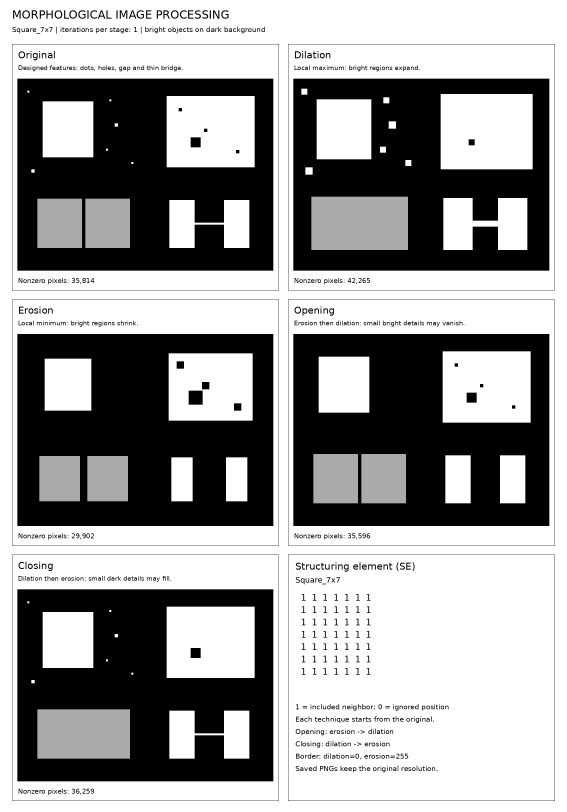
#> input picture Assignment3/morphology_assignment_1002/morphology_assignment/output/comparison.png, 1700 x 2434 px (shown at 1/3 size)
$ python main.py --input output/comparison.png
#> lines starting #> are read from the running program, lines starting #| are printed output that depends on the picture
"""Morphology assignment: Dilation / Erosion / Opening / Closing implemented from scratch.

Run: python main.py
Compare all five structuring elements: python main.py --all-se
Use another image: python main.py --input "my_image.png"

Required packages: numpy, Pillow
The morphology functions of OpenCV and SciPy are not used.
Binary and grayscale images are both handled, with no thresholding or resizing.
"""
from __future__ import annotations

import argparse
from pathlib import Path

import numpy as np
from PIL import Image, ImageDraw, ImageFont


# ---------- 1. Morphology operations implemented from scratch ----------
def _check(image: np.ndarray, se: np.ndarray) -> np.ndarray:
    """The input is uint8 grayscale; the SE is an odd-sized 0/1 array whose center is 1."""
    if not isinstance(image, np.ndarray) or image.ndim != 2 or image.size == 0:
        raise ValueError("image must be a nonempty 2-D NumPy array.")
    if image.dtype != np.uint8:
        raise TypeError("image must have dtype=np.uint8 (0..255).")
    se = np.asarray(se)
    if se.ndim != 2 or se.size == 0 or any(n % 2 == 0 for n in se.shape):
        raise ValueError("SE must be a nonempty 2-D array with odd dimensions.")
    if not np.all((se == 0) | (se == 1)):
        raise ValueError("SE must contain only 0 and 1.")
    if se[se.shape[0] // 2, se.shape[1] // 2] != 1:
        raise ValueError("The center of the SE must be 1.")
    return se.astype(bool)


def _extreme_filter(image: np.ndarray, se: np.ndarray, *, dilate: bool,
                    iterations: int = 1) -> np.ndarray:
    """Find the max/min by directly comparing the values at the positions where the SE is 1.

    The whole image is compared at once for each SE offset, which is faster than
    a double loop over pixels. np.maximum/minimum compare two arrays and are not
    morphology functions. The input array is not overwritten.
    """
    mask = _check(image, se)
    if isinstance(iterations, bool) or not isinstance(iterations, (int, np.integer)):
        raise TypeError("iterations must be an integer.")
    if iterations < 1:
        raise ValueError("iterations must be at least 1.")

    # Mathematical dilation reflects the SE by 180 degrees.
    # All five SEs here are centrally symmetric, so reflecting keeps their shape.
    if dilate:
        mask = mask[::-1, ::-1]
    ry, rx = mask.shape[0] // 2, mask.shape[1] // 2
    height, width = image.shape
    # Values outside the border are set so that they do not affect the result.
    # For uint8, the neutral value is 0 for max and 255 for min.
    border = 0 if dilate else 255
    combine = np.maximum if dilate else np.minimum
    current = image.copy()
    for _ in range(iterations):
        padded = np.pad(current, ((ry, ry), (rx, rx)),
                        mode="constant", constant_values=border)
        result = np.full_like(current, border)
        for y, x in np.argwhere(mask):
            neighbor = padded[y:y + height, x:x + width]
            combine(result, neighbor, out=result)
        current = result
    return current


def dilation(image: np.ndarray, se: np.ndarray, iterations: int = 1) -> np.ndarray:
    """Dilation: local maximum. Bright objects expand."""
    return _extreme_filter(image, se, dilate=True, iterations=iterations)


def erosion(image: np.ndarray, se: np.ndarray, iterations: int = 1) -> np.ndarray:
    """Erosion: local minimum. Bright objects shrink."""
    return _extreme_filter(image, se, dilate=False, iterations=iterations)


def opening(image: np.ndarray, se: np.ndarray, iterations: int = 1) -> np.ndarray:
    """Opening: erosion -> dilation with the same SE. Removes small bright noise and thin bridges."""
    return dilation(erosion(image, se, iterations), se, iterations)


def closing(image: np.ndarray, se: np.ndarray, iterations: int = 1) -> np.ndarray:
    """Closing: dilation -> erosion with the same SE. Fills small dark holes and narrow gaps."""
    return erosion(dilation(image, se, iterations), se, iterations)


# ---------- 2. Original image designed for this experiment ----------
def create_test_image() -> np.ndarray:
    """A 384x288 test image designed to show the four effects, not a random image.

    Background=0, white objects=255, gray objects=170. No randomness, thresholding or interpolation.
    Top left: a large rectangle and six isolated bright specks of size 3x3 and 5x5.
    Top right: a large rectangle with three small 5x5 holes and one large 15x15 hole.
    Bottom left: a 5-pixel-wide vertical gap between two rectangles of intensity 170.
    Bottom right: a 3-pixel-thick horizontal bridge between two white rectangles.
    """
    image = np.zeros((288, 384), dtype=np.uint8)
    image[34:118, 38:114] = 255
    for y, x, size in [(18, 15, 3), (31, 138, 3), (67, 146, 5),
                       (105, 133, 3), (136, 21, 5), (125, 171, 3)]:
        image[y:y + size, x:x + size] = 255

    image[26:133, 224:356] = 255
    for y, x in [(44, 242), (75, 280), (107, 328)]:
        image[y:y + 5, x:x + 5] = 0
    image[88:103, 260:275] = 0

    image[180:254, 30:97] = 170
    image[180:254, 102:169] = 170

    image[182:254, 228:266] = 255
    image[182:254, 310:348] = 255
    image[216:219, 266:310] = 255
    return image


def structuring_elements() -> dict[str, np.ndarray]:
    """Only positions with 1 take part. A 0 is an unused position, not a black pixel.

    Square: the default SE, for comparing expansion/shrinking in all directions.
    Cross: uses neighbors along the cross.
    Diamond: uses horizontal, vertical and nearby diagonal neighbors.
    Vertical / Horizontal: compare the vertical and horizontal effects.
    Their sizes also differ, so the extra experiment is not a fair comparison of shape alone.
    """
    cross = np.zeros((5, 5), dtype=np.uint8)
    cross[2, :] = 1
    cross[:, 2] = 1
    y, x = np.ogrid[-3:4, -3:4]
    return {
        "Square_7x7": np.ones((7, 7), dtype=np.uint8),
        "Cross_5x5": cross,
        "Diamond_7x7": ((np.abs(y) + np.abs(x)) <= 3).astype(np.uint8),
        "Vertical_7x1": np.ones((7, 1), dtype=np.uint8),
        "Horizontal_1x7": np.ones((1, 7), dtype=np.uint8),
    }


OPERATIONS = {"Dilation": dilation, "Erosion": erosion,
              "Opening": opening, "Closing": closing}


# ---------- 3. Saving results and the comparison image ----------
def _font(size: int, mono: bool = False):
    candidates = ["DejaVuSansMono.ttf", "consola.ttf"] if mono else [
        "DejaVuSans.ttf", "arial.ttf"]
    for name in candidates:
        try:
            return ImageFont.truetype(name, size)
        except OSError:
            pass
    return ImageFont.load_default()


def save_comparison(original: np.ndarray, results: dict[str, np.ndarray],
                    se: np.ndarray, name: str, iterations: int, path: Path) -> None:
    """Each image is shown at the same scale and intensity range (0-255).

    Only the comparison figure is resized, using nearest-neighbor interpolation.
    The individual PNGs keep the original resolution.
    """
    gap, margin, card_w, card_h = 28, 36, 800, 738
    sheet = Image.new("RGB", (2 * card_w + gap + 2 * margin,
                              3 * card_h + 2 * gap + 164), "white")
    draw = ImageDraw.Draw(sheet)
    draw.text((margin, 24), "MORPHOLOGICAL IMAGE PROCESSING", font=_font(34), fill="black")
    draw.text((margin, 76), f"{name} | iterations per stage: {iterations} | bright objects on dark background",
              font=_font(21), fill="black")
    notes = {
        "Original": "Designed features: dots, holes, gap and thin bridge.",
        "Dilation": "Local maximum: bright regions expand.",
        "Erosion": "Local minimum: bright regions shrink.",
        "Opening": "Erosion then dilation: small bright details may vanish.",
        "Closing": "Dilation then erosion: small dark details may fill.",
    }
    panels = [("Original", original)] + list(results.items())
    for index, (title, array) in enumerate(panels):
        row, col = divmod(index, 2)
        left, top = margin + col * (card_w + gap), 132 + row * (card_h + gap)
        draw.rectangle((left, top, left + card_w, top + card_h), outline="black", width=1)
        draw.text((left + 18, top + 16), title, font=_font(29), fill="black")
        draw.text((left + 18, top + 60), notes[title], font=_font(19), fill="black")
        frame = Image.fromarray(array)
        scale = min((card_w - 32) / frame.width, 576 / frame.height)
        resized = frame.resize((max(1, round(frame.width * scale)),
                                max(1, round(frame.height * scale))), Image.Resampling.NEAREST)
        sheet.paste(resized, (left + (card_w - resized.width) // 2,
                             top + 104 + (576 - resized.height) // 2))
        draw.text((left + 18, top + 698), f"Nonzero pixels: {np.count_nonzero(array):,}",
                  font=_font(20), fill="black")

    left, top = margin + card_w + gap, 132 + 2 * (card_h + gap)
    draw.rectangle((left, top, left + card_w, top + card_h), outline="black", width=1)
    draw.text((left + 22, top + 18), "Structuring element (SE)", font=_font(29), fill="black")
    draw.text((left + 22, top + 62), name, font=_font(23), fill="black")
    for row, values in enumerate(se):
        draw.text((left + 38, top + 112 + row * 37), " ".join(str(int(v)) for v in values),
                  font=_font(27, mono=True), fill="black")
    description = ["1 = included neighbor; 0 = ignored position",
                   "Each technique starts from the original.",
                   "Opening: erosion -> dilation",
                   "Closing: dilation -> erosion",
                   "Border: dilation=0, erosion=255",
                   "Saved PNGs keep the original resolution."]
    for row, text in enumerate(description):
        draw.text((left + 22, top + 444 + row * 37), text, font=_font(21), fill="black")
    sheet.save(path)


def run_experiment(image: np.ndarray, se: np.ndarray, name: str,
                   iterations: int, folder: Path) -> None:
    folder.mkdir(parents=True, exist_ok=True)
    Image.fromarray(image).save(folder / "00_original.png")
    results = {}
    for index, (label, operation) in enumerate(OPERATIONS.items(), start=1):
        # The four operations are not chained; each starts from the original.
        results[label] = operation(image, se, iterations)
        Image.fromarray(results[label]).save(folder / f"0{index}_{label.lower()}.png")
    np.savetxt(folder / "structuring_element.txt", se, fmt="%d")
    save_comparison(image, results, se, name, iterations, folder / "comparison.png")
    lines = ["operation,nonzero_pixels,changed_pixels", f"Original,{np.count_nonzero(image)},0"]
    for label, result in results.items():
        lines.append(f"{label},{np.count_nonzero(result)},{np.count_nonzero(result != image)}")
    (folder / "metrics.csv").write_text("\n".join(lines) + "\n", encoding="utf-8")


def main() -> None:
    parser = argparse.ArgumentParser(description=__doc__)
    parser.add_argument("--input", type=Path, help="Optional image path. Converted to grayscale; not thresholded.")
    parser.add_argument("--output", type=Path, default=Path(__file__).resolve().parent / "output")
    parser.add_argument("--all-se", action="store_true", help="Also save the other four SE comparisons.")
    parser.add_argument("--iterations", type=int, default=1,
                        help="Iterations of each erosion/dilation stage, default=1.")
    args = parser.parse_args()
    if args.iterations < 1:
        parser.error("--iterations must be at least 1")
    try:
        if args.input is None:
            image = create_test_image()
        else:
            with Image.open(args.input) as source:
#> source is the input picture: PIL image 1700x2434 RGB; min 0, max 255, mean 155.2
                image = np.array(source.convert("L"), dtype=np.uint8)
        kernels = structuring_elements()
        run_experiment(image, kernels["Square_7x7"], "Square_7x7", args.iterations, args.output)
#> the loop in run_experiment, `for index, (label, operation) in enumerate(OPERATIONS.items(), start=1):` made 4 passes
#> pass 1, in run_experiment, `Image.fromarray(results[label]).save(folder / f"0{index}_{label.lower(..`:
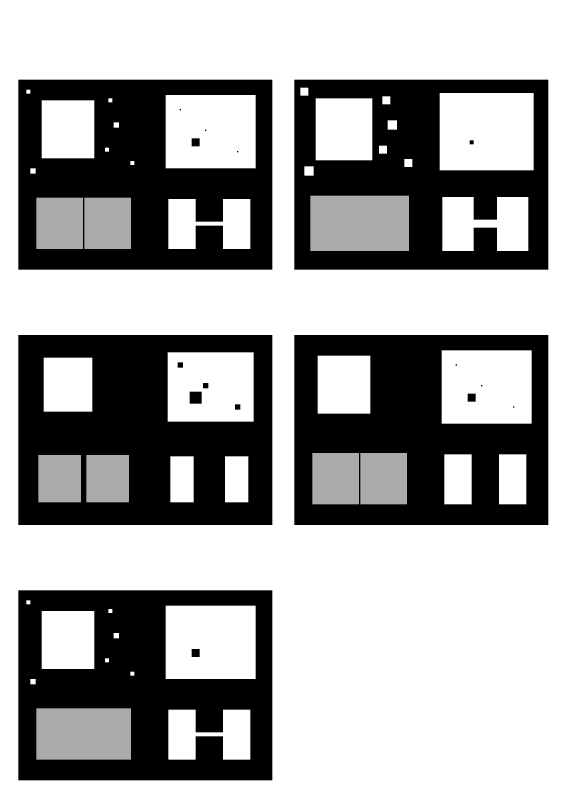
#> saved as 01_dilation.png: PIL image 1700x2434 L (shown at 1/3 size); min 0, max 255, mean 164.8
#> pass 2, in run_experiment, `Image.fromarray(results[label]).save(folder / f"0{index}_{label.lower(..`:
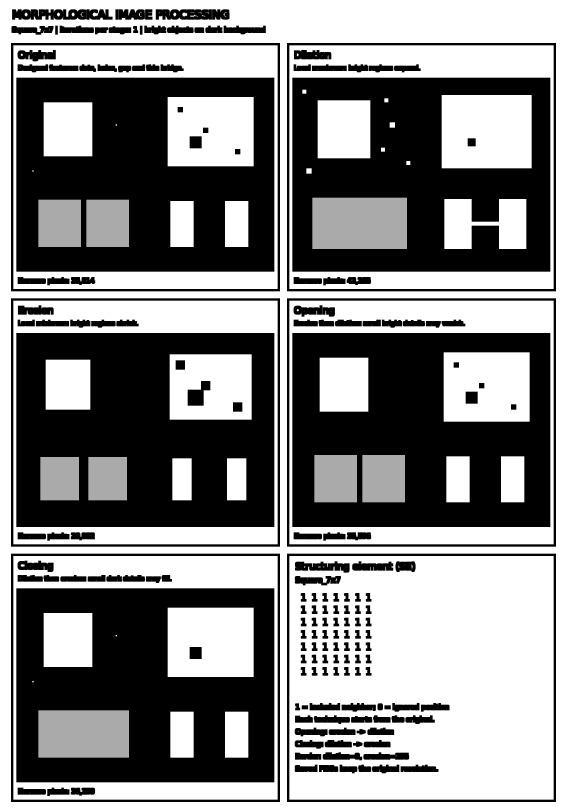
#> saved as 02_erosion.png: PIL image 1700x2434 L (shown at 1/3 size); min 0, max 255, mean 135
#> after the loop in run_experiment, `for index, (label, operation) in enumerate(OPERATIONS.items(), start=1):`: results = 4 items
#> in save_comparison, `sheet = Image.new("RGB", (2 * card_w + gap + 2 * margin, 3 * card_h + ..`: sheet: PIL image 1700x2434 RGB; every value is 255
#> in save_comparison, `panels = [("Original", original)] + list(results.items())`: panels = 5 items
#> the loop in save_comparison, `for index, (title, array) in enumerate(panels):` made 5 passes
#> (title, row, col, left, top) on passes 1 to 5: ('Original', 0, 0, 36, 132), ('Dilation', 0, 1, 864, 132), ('Erosion', 1, 0, 36, 898), ('Opening', 1, 1, 864, 898), ('Closing', 2, 0, 36, 1664)
#> pass 1, in save_comparison, `resized = frame.resize((max(1, round(frame.width * scale)), max(1, rou..`:
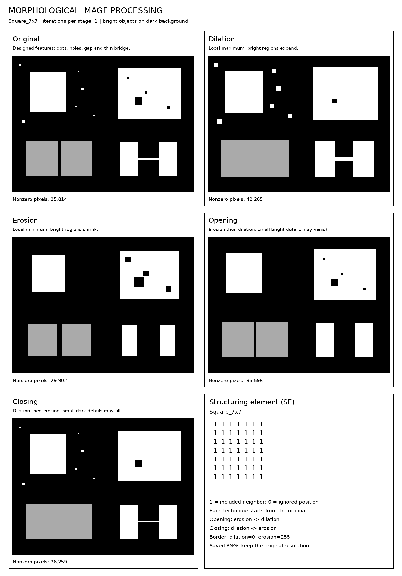
#> resized: PIL image 402x576 L; min 0, max 255, mean 154.4
#> pass 3, in save_comparison, `resized = frame.resize((max(1, round(frame.width * scale)), max(1, rou..`:
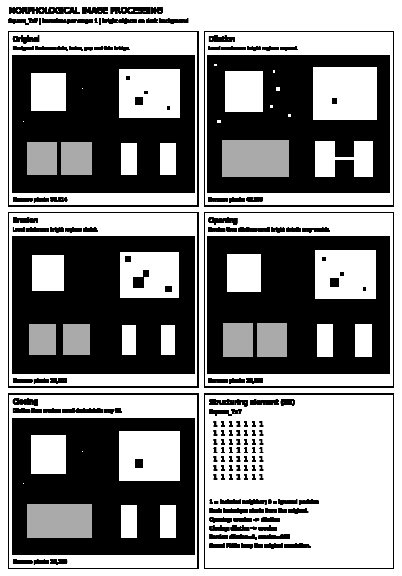
#> resized: PIL image 402x576 L; min 0, max 255, mean 136.7
#> after the loop in save_comparison, `for index, (title, array) in enumerate(panels):`:
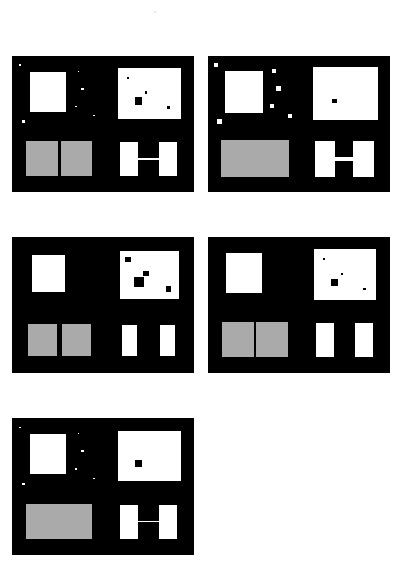
#> resized: PIL image 402x576 L; min 0, max 255, mean 158.5
#> after the loop in save_comparison, `for index, (title, array) in enumerate(panels):`:
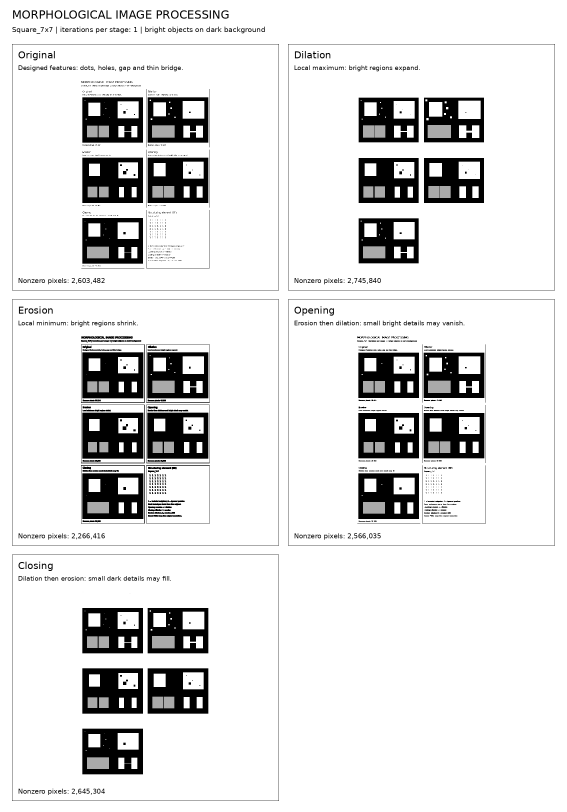
#> sheet: PIL image 1700x2434 RGB (shown at 1/3 size); min 0, max 255, mean 224
#> the loop in save_comparison, `for row, values in enumerate(se):` made 7 passes
#> in save_comparison, `sheet.save(path)`:
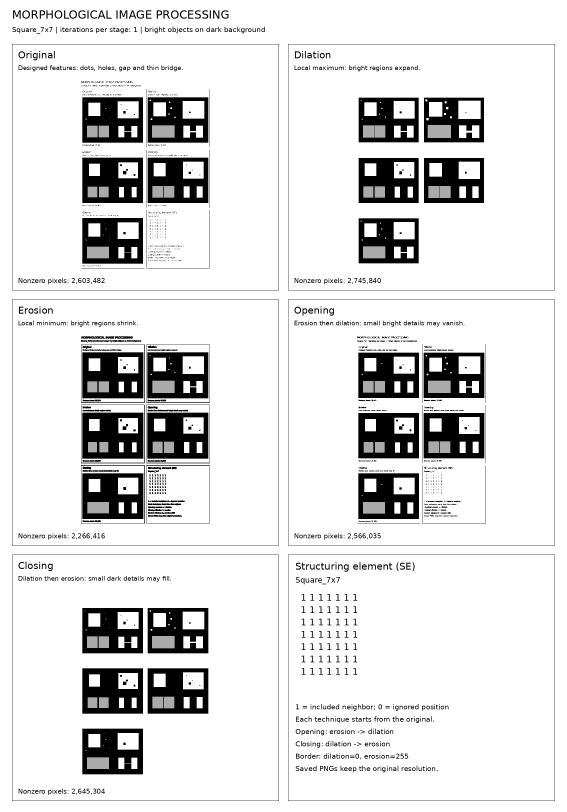
#> saved as comparison.png: PIL image 1700x2434 RGB (shown at 1/3 size); min 0, max 255, mean 222.8
#> in run_experiment, `lines = ["operation,nonzero_pixels,changed_pixels", f"Original,{np.cou..`: lines = ['operation,nonzero_pixels,changed_pixels', 'Original,2603482,0']
#> the loop in run_experiment, `for label, result in results.items():` made 4 passes
#> label on passes 1 to 4: 'Dilation', 'Erosion', 'Opening', 'Closing'
#> after the loop in run_experiment, `for label, result in results.items():`: lines = ['operation,nonzero_pixels,changed_pixels', 'Original,2603482,0', 'Dilation,2745840,179581', 'Erosion,2266416,358379', 'Opening,2566035,56033', 'Closing,2645304,79028']
        if args.all_se:
            for name, se in kernels.items():
                if name != "Square_7x7":
                    run_experiment(image, se, name, args.iterations,
                                   args.output / "extra_structuring_elements" / name)
        print(f"Saved results: {args.output.resolve()}")
    except (OSError, ValueError, TypeError) as error:
        parser.exit(1, f"Error: {error}\n")


if __name__ == "__main__":
    main()
